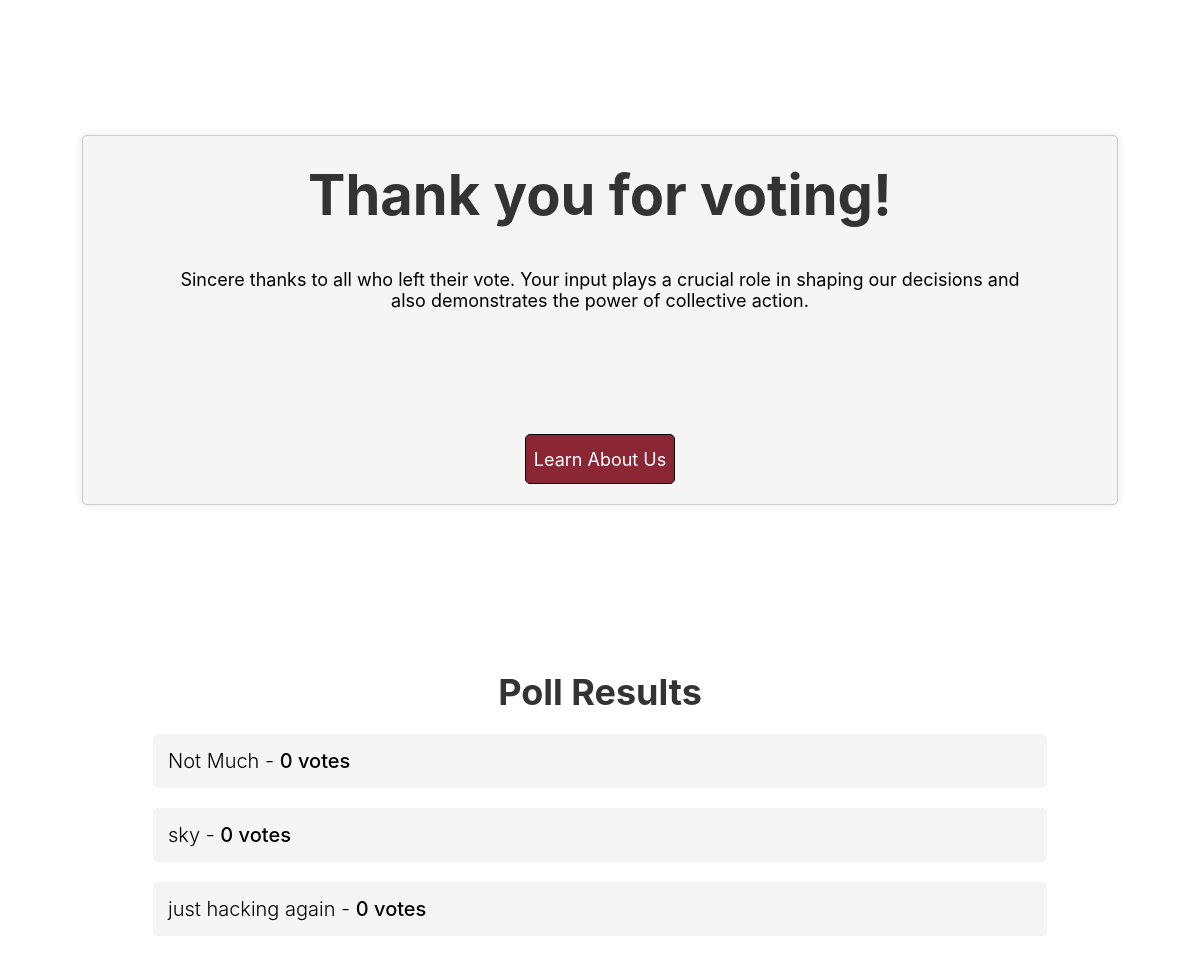
Before: /1/results/ with the older database file.
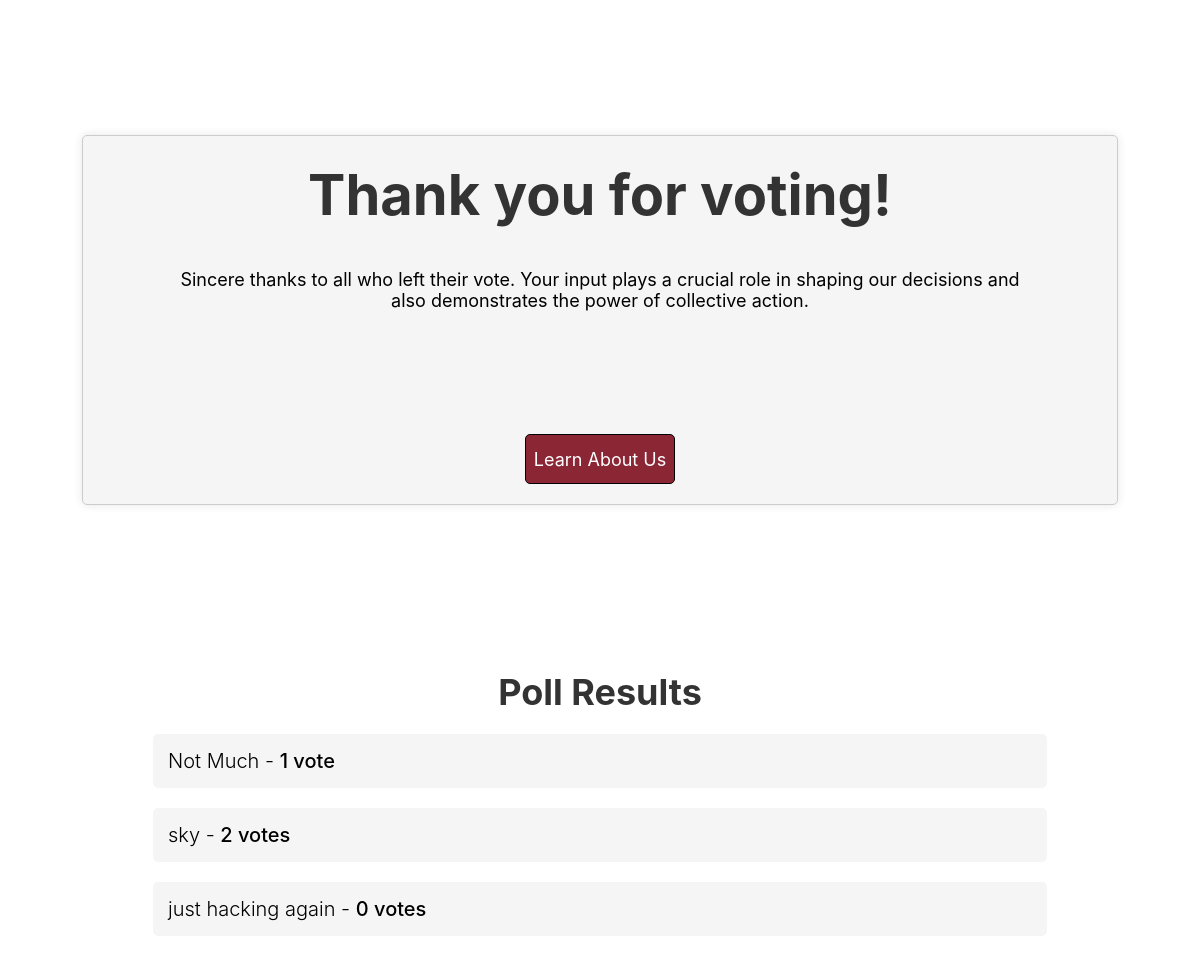
After: the same page with the newer database file.
### polls/models.py (models this page shows, shortened)
class Choice(models.Model):
    question = models.ForeignKey(Question, on_delete=models.CASCADE)
    choice_text = models.CharField(max_length=200)
    votes = models.IntegerField(default=0)

### polls/views.py (the view)
# urls.py: path('<int:question_id>/results/', views.results, name='results'),
def results(request, question_id):
    question = get_object_or_404(Question, pk=question_id)
    return render(request, 'polls/results.html', {'question':question})

### polls/templates/polls/results.html (shortened to what this page needs)
<!DOCTYPE html>
<html lang="en">
<head>
    {% load static %}
    <link rel="stylesheet" type="text/css" href="{% static 'polls/results.css' %}">
</head>
<body>
    <div class="div-01-layout">
        <div class="div-01-body">
            <div class="tfp">
                <h1>Thank you for voting!</h1>
            </div>
            <div class="description_01">
                <p>Sincere thanks to all who left their vote. Your input plays a crucial role in shaping our decisions and also demonstrates the power of collective action.</p>
            </div>
            <div class="call-to-action-btn">
                <a href="https://silvaroute.com"><button>Learn About Us</button></a>
            </div>
        </div>
    </div>
    <div class="div-02-layout">
        <div class="div-02-body">
            <div class="pr">
                <h1>Poll Results</h1>
            </div>
            {% for choice in question.choice_set.all %}
                <div class="poll_results">
                    <h1 class="bullet-point">{{ choice.choice_text }} - <span class="vote-count">{{ choice.votes }} vote{{ choice.votes|pluralize }}</span></h1>
                </div>
            {% endfor %}
        </div>
    </div>
</body>
</html>

### polls/static/polls/results.css (style rules this page uses)
* { margin: 0; padding: 0; }
.div-01-layout { display: flex; justify-content: center; align-items: center; height: 80vh; }
.div-01-body { min-width: 300px; max-width: 1024px; width: 90%; height: auto; background-color: #f5f5f5; padding: 5px; border: 1px solid #ccc; border-radius: 5px; box-shadow: 0 0 10px rgba(0, 0, 0, 0.1); display: flex; flex-direction: column; justify-content: center; align-items: center; }
.tfp { width: 100%; height: auto; }
.tfp h1 { font-family: "Montserrat",-apple-system,system-ui,BlinkMacSystemFont,"Segoe UI",Avenir,"Helvetica-Neue","Helvetica","Arial",sans-serif; font-size: 56px; color: #333; text-align: center; margin: 20px 0; }
.description_01 { width: 85%; height: 130px; font-size: 18px; text-align: center; margin: 20px 0; font-family: "Montserrat",-apple-system,system-ui,BlinkMacSystemFont,"Segoe UI",Avenir,"Helvetica-Neue","Helvetica","Arial",sans-serif; }
.call-to-action-btn { width: 100%; height: 40px; display: flex; align-items: center; justify-content: center; margin: 20px 0; }
.call-to-action-btn button { width: 150px; height: 50px; background-color: #8b2635; border: 1px solid black; border-radius: 5px; color: white; font-size: 18px; font-family: "Montserrat",-apple-system,system-ui,BlinkMacSystemFont,"Segoe UI",Avenir,"Helvetica-Neue","Helvetica","Arial",sans-serif; }
.div-02-layout { width: 100%; height: auto; display: flex; justify-content: center; align-items: center; margin: 20px 0; }
.div-02-body { width: 90%; height: auto; display: flex; flex-direction: column; justify-content: center; align-items: center; }
.pr { width: 100%; height: auto; }
.pr h1 { font-family: "Montserrat",-apple-system,system-ui,BlinkMacSystemFont,"Segoe UI",Avenir,"Helvetica-Neue","Helvetica","Arial",sans-serif; font-size: 36px; color: #333; text-align: center; margin: 10px 0; }
.poll_results { width: 80%; height: auto; margin: 10px 0px; background-color: #f5f5f5; border-radius: 5px; padding: 15px; }
.bullet-point { width: auto; height: auto; font-size: 20px; font-weight: 300; font-family: "Montserrat",-apple-system,system-ui,BlinkMacSystemFont,"Segoe UI",Avenir,"Helvetica-Neue","Helvetica","Arial",sans-serif; }
.vote-count { font-weight: 500; }

Changed rows visible on the page:
changed Choice "Not Much": votes "0" → "1"
changed Choice "sky": votes "0" → "2"
